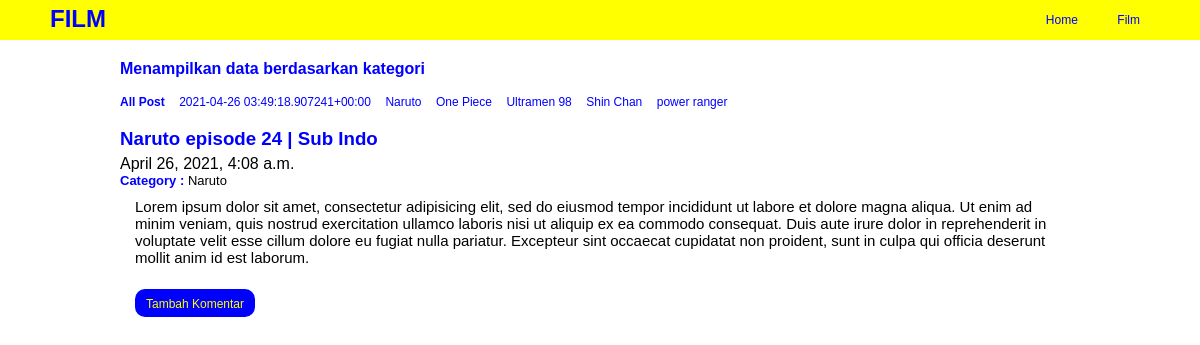
The page /film/post/naruto-episode-24-sub-indo/ on the database its author committed.
### film/models.py (models this page shows, shortened)
class Post(models.Model):
	headline = models.CharField(max_length=100)
	body = models.TextField()
	category = models.CharField(max_length=50, default='film favorit')
	publish = models.DateTimeField(auto_now_add=True)
	update = models.DateTimeField(auto_now=True)
	image = models.ImageField(blank=True, upload_to="image/")
	slug = models.SlugField(blank=True, editable=False)

### film/views.py (the view)
# urls.py: path('post/<slugInput>/', views.detailPost, name='detail'),
def detailPost(request, slugInput):
	posts = Post.objects.get(slug=slugInput)
	categorys = Post.objects.values('category').distinct()
	context = {
		'title':'Film Terbaru',
		'categorys':categorys,
		'posts':posts,
	}
	return render(request, 'film/detail_post.html', context)

### film/templates/film/detail_post.html
{% extends "base.html" %}
{% block category %}
	<div class="category">
		<h4>Menampilkan data berdasarkan kategori</h4>
	</div>
{% endblock category %}
{% block contents %}
	<ul>
		<li>
			<a href="{% url 'film:index' %}"><b>All Post</b></a>
		</li>
		{% for data_category in categorys %}
			<li>
				<a href="{% url 'film:category' categoryInput=data_category.category %}">{{data_category.category}}</a>
			</li>
		{% endfor %}
	</ul>
	<br>
	<h3>{{posts.headline}}</h3>
	<h4>{{posts.publish}}</h4>
	<h5><b>Category : </b>{{posts.category}}</h5>
	<p>{{posts.body}}</p>
	<br>
	<div class="add_comment">
		<h4><a href="#">Tambah Komentar</a></h4>
	</div>
{% endblock contents %}

### static/css/style.css (style rules this page uses)
* { padding: 0; margin: 0; font-family: sans-serif; }

### film/static/film/css/style.css (style rules this page uses)
.category h4 { margin-bottom: 14px; color: blue; font-weight: bolder; }
h3 { font-weight: bolder; color: blue; }
h4 { font-weight: lighter; margin-top: 5px; }
h5 { font-weight: lighter; font-size: 13px; }
h5 b { color: blue; }
a { text-decoration: none; color: blue; }
p { margin-top: 10px; padding:0 15px; font-size: 15px; }
ul li { display: inline-block; padding-right: 10px; }
ul li a { font-size: 12px; }
.add_comment { padding-bottom: 15px; margin: 0 15px; }
.add_comment h4 { background: blue; padding: 5px 0; width: 120px; border-radius: 10px; text-align: center; }
.add_comment h4 a { color: yellow; font-size: 12px; }

### rows shown on the page
Post: headline "Naruto episode 24 | Sub Indo", publish "April 26, 2021, 4:08 a.m.", category "Naruto", body "Lorem ipsum dolor sit amet, consectetur adipisicing elit, sed do eiusmod tempor incididunt ut labore et dolore magna aliqua. Ut enim ad minim veniam, quis nostrud exercitation ullamco laboris nisi ut aliquip ex ea commodo consequat. Duis aute irure dolor in reprehenderit in voluptate velit esse cillum dolore eu fugiat nulla pariatur. Excepteur sint occaecat cupidatat non proident, sunt in culpa qui officia deserunt mollit anim id est laborum."

### other values the page prints
{{ data_category.category }} "2021-04-26 03:49:18.907241+00:00" "Naruto" "One Piece" "Ultramen 98" "Shin Chan" "power ranger"
